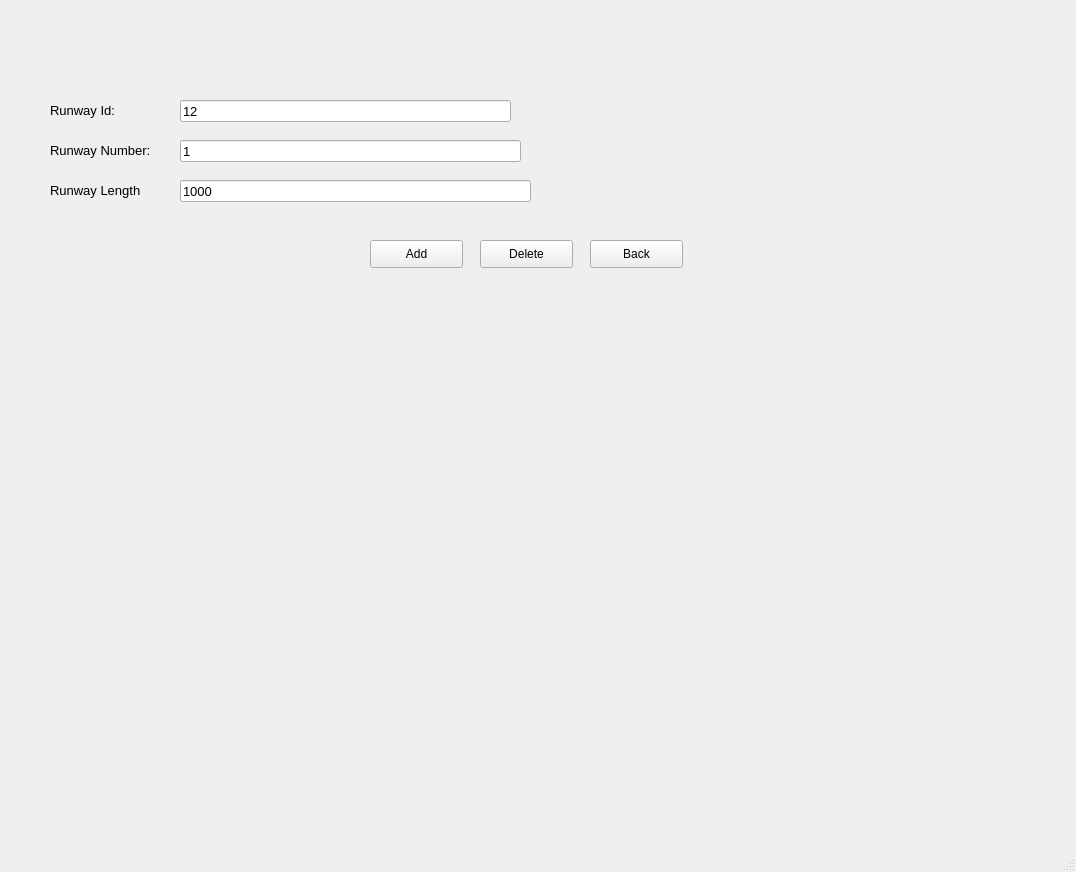
<?xml version="1.0" encoding="UTF-8"?>
<ui version="4.0">
 <class>MainWindow</class>
 <widget class="QMainWindow" name="MainWindow">
  <property name="geometry">
   <rect>
    <x>0</x>
    <y>0</y>
    <width>1076</width>
    <height>872</height>
   </rect>
  </property>
  <property name="windowTitle">
   <string>MainWindow</string>
  </property>
  <widget class="QWidget" name="centralwidget">
   <widget class="QLabel" name="label">
    <property name="geometry">
     <rect>
      <x>50</x>
      <y>90</y>
      <width>91</width>
      <height>41</height>
     </rect>
    </property>
    <property name="font">
     <font>
      <pointsize>10</pointsize>
     </font>
    </property>
    <property name="text">
     <string>Runway Id:</string>
    </property>
   </widget>
   <widget class="QLabel" name="label_2">
    <property name="geometry">
     <rect>
      <x>50</x>
      <y>130</y>
      <width>131</width>
      <height>41</height>
     </rect>
    </property>
    <property name="font">
     <font>
      <pointsize>10</pointsize>
     </font>
    </property>
    <property name="text">
     <string>Runway Number:</string>
    </property>
   </widget>
   <widget class="QLabel" name="label_3">
    <property name="geometry">
     <rect>
      <x>50</x>
      <y>170</y>
      <width>121</width>
      <height>41</height>
     </rect>
    </property>
    <property name="font">
     <font>
      <pointsize>10</pointsize>
     </font>
    </property>
    <property name="text">
     <string>Runway Length</string>
    </property>
   </widget>
   <widget class="QLineEdit" name="lineEdit">
    <property name="geometry">
     <rect>
      <x>180</x>
      <y>100</y>
      <width>331</width>
      <height>22</height>
     </rect>
    </property>
    <property name="font">
     <font>
      <pointsize>10</pointsize>
     </font>
    </property>
    <property name="text">
     <string>12</string>
    </property>
   </widget>
   <widget class="QLineEdit" name="lineEdit_2">
    <property name="geometry">
     <rect>
      <x>180</x>
      <y>140</y>
      <width>341</width>
      <height>22</height>
     </rect>
    </property>
    <property name="font">
     <font>
      <pointsize>10</pointsize>
     </font>
    </property>
    <property name="text">
     <string>1</string>
    </property>
   </widget>
   <widget class="QLineEdit" name="lineEdit_3">
    <property name="geometry">
     <rect>
      <x>180</x>
      <y>180</y>
      <width>351</width>
      <height>22</height>
     </rect>
    </property>
    <property name="font">
     <font>
      <pointsize>10</pointsize>
     </font>
    </property>
    <property name="text">
     <string>1000</string>
    </property>
   </widget>
   <widget class="QPushButton" name="addType">
    <property name="geometry">
     <rect>
      <x>370</x>
      <y>240</y>
      <width>93</width>
      <height>28</height>
     </rect>
    </property>
    <property name="text">
     <string>Add</string>
    </property>
   </widget>
   <widget class="QPushButton" name="deleteType">
    <property name="geometry">
     <rect>
      <x>480</x>
      <y>240</y>
      <width>93</width>
      <height>28</height>
     </rect>
    </property>
    <property name="text">
     <string>Delete</string>
    </property>
   </widget>
   <widget class="QPushButton" name="addAircraft_2">
    <property name="geometry">
     <rect>
      <x>590</x>
      <y>240</y>
      <width>93</width>
      <height>28</height>
     </rect>
    </property>
    <property name="text">
     <string>Back</string>
    </property>
   </widget>
  </widget>
  <widget class="QMenuBar" name="menubar">
   <property name="geometry">
    <rect>
     <x>0</x>
     <y>0</y>
     <width>1076</width>
     <height>26</height>
    </rect>
   </property>
  </widget>
  <widget class="QStatusBar" name="statusbar"/>
 </widget>
 <resources/>
 <connections/>
</ui>
